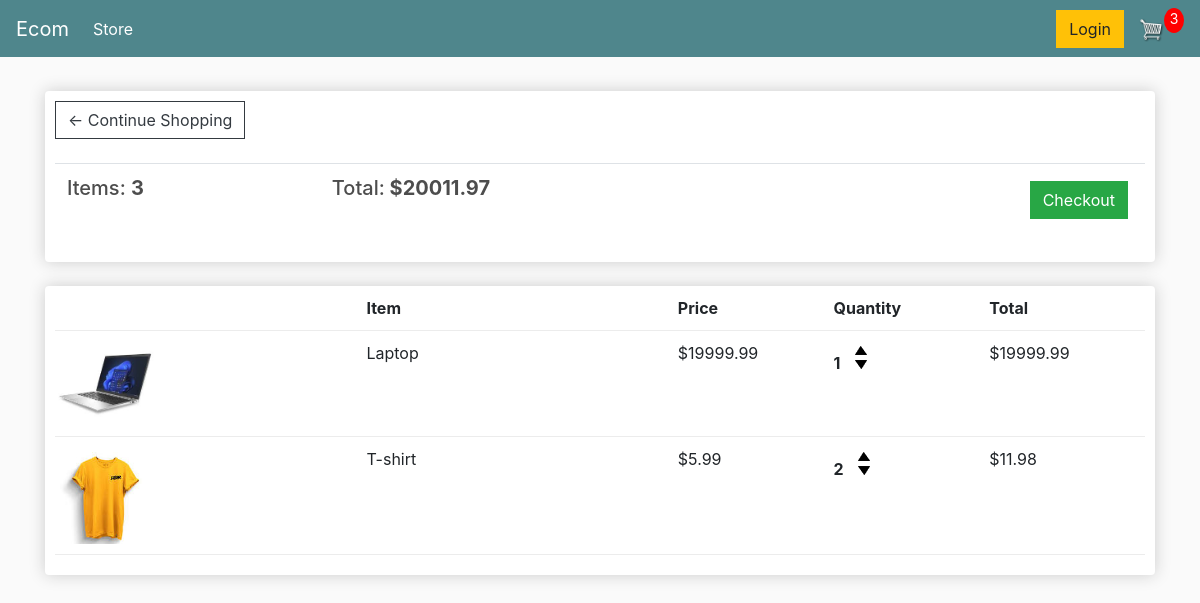
The app's page /cart/ (signed in), older data.
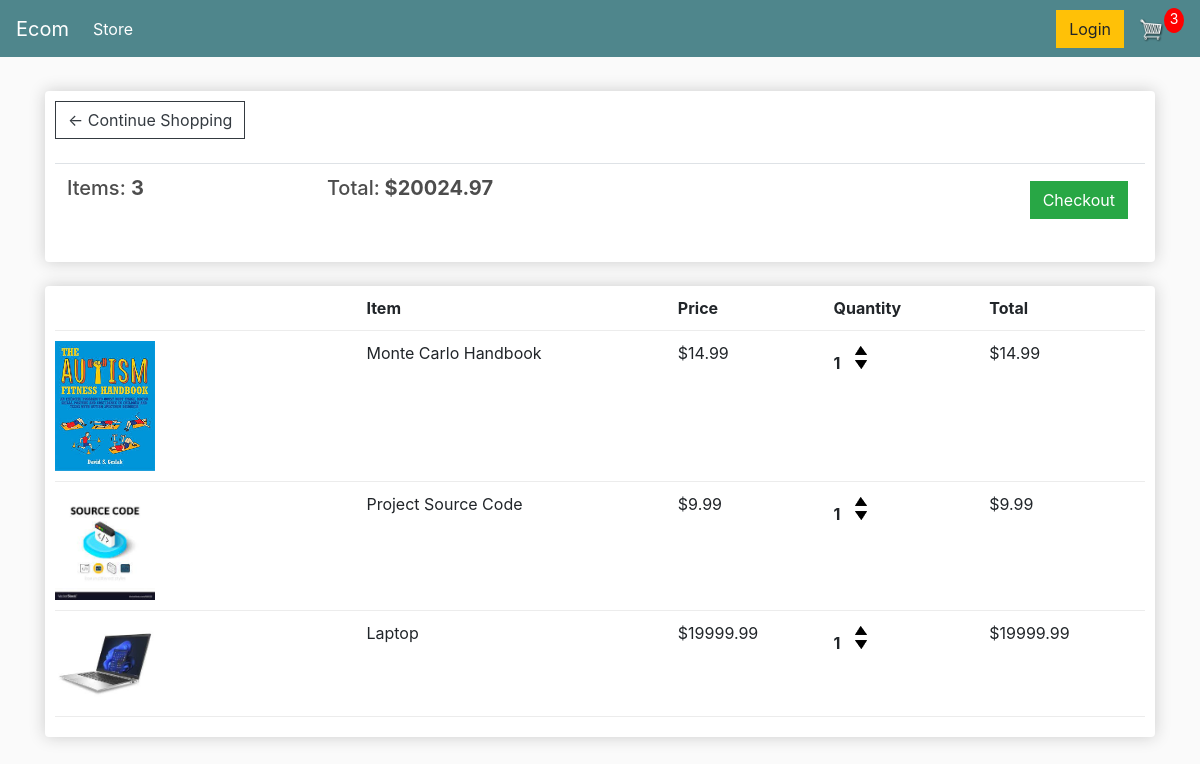
The same page, newer data.
### ecomapp/models.py (models this page shows, shortened)
class Order(models.Model):
    customer=models.ForeignKey(Customer,on_delete=models.SET_NULL,null=True,blank=True)
    date_ordered=models.DateTimeField(auto_now_add=True)
    complete=models.BooleanField(default=False)
    transaction_id=models.CharField(max_length=100,null=True)
    @property
    def get_cart_total(self):
        orderitems=self.orderitem_set.all()
        cart_total=sum([item.get_total for item in orderitems])
        return cart_total
    @property
    def get_cart_items(self):
        orderitems=self.orderitem_set.all()
        cart_items=sum([item.quantity for item in orderitems])
        return cart_items

class OrderItem(models.Model):
    product=models.ForeignKey(Product,on_delete=models.SET_NULL,null=True)
    order=models.ForeignKey(Order,on_delete=models.SET_NULL,null=True)
    quantity=models.IntegerField(default=0,null=True,blank=True)
    date_added=models.DateTimeField(auto_now_add=True)
    @property
    def get_total(self):
        item_total=self.product.price*self.quantity
        return item_total

class Product(models.Model):
    name=models.CharField(max_length=200)
    price=models.FloatField()
    digital=models.BooleanField(default=False,null=True,blank=True)
    image=models.ImageField(null=True,blank=True)
    @property
    def imageURL(self):
        try:
            url=self.image.url
        except:
            url=""
        return url

### ecomapp/views.py (the view)
# urls.py: path('cart/',views.cart,name='cart'),
def cart(request):
	if request.user.is_authenticated:
		customer = request.user.customer
		order, created = Order.objects.get_or_create(customer=customer, complete=False)
		items = order.orderitem_set.all()
		cartItems = order.get_cart_items
	else:
		items = []
		order = {'get_cart_total':0, 'get_cart_items':0, 'shipping':False}
		cartItems = order['get_cart_items']
	context = {'items':items, 'order':order, 'cartItems':cartItems}
	return render(request, 'ecomapp/cart.html', context)

### ecomapp/templates/ecomapp/Cart.html
{% extends 'ecomapp/index.html' %}
{% load static %}
{% block content %}
<div class="row">
    <div class="col-lg-12">
        <div class="box-element">
            <a class="btn btn-outline-dark" href="{% url 'store' %}">&#x2190; Continue Shopping</a>
            <br>
            <br>
            <table class="table">
                <tr>
                    <th>
                        <h5>Items: <strong>{{order.get_cart_items}}</strong></h5>
                    </th>
                    <th>
                        <h5>Total:<strong> ${{order.get_cart_total | floatformat:2}}</strong></h5>
                    </th>
                    <th>
                        <a style="float:right; margin:5px;" class="btn btn-success"
                            href="{% url 'checkout' %}">Checkout</a>
                    </th>
                </tr>
            </table>
        </div>
        <br>
        <div class="box-element">
            <div class="cart-row">
                <div style="flex:2"></div>
                <div style="flex:2"><strong>Item</strong></div>
                <div style="flex:1"><strong>Price</strong></div>
                <div style="flex:1"><strong>Quantity</strong></div>
                <div style="flex:1"><strong>Total</strong></div>
            </div>
            {% for item in items %}
            <div class="cart-row">
                <div style="flex:2"><img class="row-image" src="{{item.product.imageURL}}"></div>
                <div style="flex:2">
                    <p>{{item.product.name}}</p>
                </div>
                <div style="flex:1">
                    <p>${{item.product.price | floatformat:2}}</p>
                </div>
                <div style="flex:1">
                    <p class="quantity">{{item.quantity}}</p>
                    <div class="quantity">
                        <img data-product="{{item.product.id}}" data-action="add" class="update-cart chg-quantity"
                            src="{% static  'img/up_arrow.png' %}">
                        <img data-product="{{item.product.id}}" data-action="remove" class="update-cart chg-quantity"
                            src="{% static  'img/down_arrow.png' %}">
                    </div>
                </div>
                <div style="flex:1">
                    <p>${{item.get_total}}</p>
                </div>
            </div>
            {% endfor %}
        </div>
    </div>
</div>
{% endblock content %}

### ecomapp/templates/ecomapp/index.html (shortened to what this page needs)
<!DOCTYPE html>
{% load static %}
<html lang="en">
<head>
    <link rel="stylesheet" href="https://stackpath.bootstrapcdn.com/bootstrap/4.4.1/css/bootstrap.min.css"
>
    <link rel="stylesheet" href="{% static 'css/main.css' %}" type="text/css">
</head>
<body>
    <nav class="navbar navbar-expand-lg navbar-dark bg-dark">
        <a class="navbar-brand" href="{% url 'store' %}">Ecom</a>
        <div class="collapse navbar-collapse" id="navbarSupportedContent">
            <ul class="navbar-nav mr-auto">
                <li class="nav-item active">
                    <a class="nav-link" href="{% url 'store' %}">Store <span class="sr-only">(current)</span></a>
                </li>
            </ul>
            <div class="form-inline my-2 my-lg-0">
                <a href="#" class="btn btn-warning">Login</a>
                <a href="{% url 'cart' %}">
                    <img id="cart-icon" src="{% static 'img/cart_icon.png' %}">
                </a>
                <p id="cart-total">{{cartItems}}</p>
            </div>
        </div>
    </nav>
    <div class="container">
        <br>
        {% block content %}
        {% endblock content %}
    </div>
</body>
</html>

### ecomapp/static/css/main.css (style rules this page uses)
body { background-color: hsl(0, 0%, 98%); }
h1, h2, h3, h4, h5, h6 { color: hsl(0, 0%, 30%); }
.box-element { box-shadow: hsl(0, 0%, 80%) 0 0 16px; background-color: #fff; border-radius: 4px; padding: 10px; }
.bg-dark { background-color: #4f868c !important; }
#cart-icon { width: 25px; display: inline-block; margin-left: 15px; }
#cart-total { display: block; text-align: center; color: #fff; background-color: red; width: 20px; height: 25px; border-radius: 50%; font-size: 14px; }
.col-lg-4, .col-lg-6, .col-lg-8, .col-lg-12 { margin-top: 10px; }
.btn { border-radius: 0; }
.row-image { width: 100px; }
.cart-row { display: flex; align-items: flex-stretch; padding-bottom: 10px; margin-bottom: 10px; border-bottom: 1px solid #ececec; }
.quantity { display: inline-block; font-weight: 700; padding-right: 10px; }
.chg-quantity { width: 12px; cursor: pointer; display: block; margin-top: 5px; transition: .1s; }

Row changes from the older to the newer data that the page shows:
removed OrderItem: product.imageURL (picture), product.name "T-shirt", product.price "5.99", quantity "2", get_total "11.98"
computed for Order: get_cart_total "20011.97" → "20024.97"
added OrderItem: product.imageURL (picture), product.name "Monte Carlo Handbook", product.price "14.99", quantity "1", get_total "14.99"
added OrderItem: product.imageURL (picture), product.name "Project Source Code", product.price "9.99", quantity "1", get_total "9.99"
